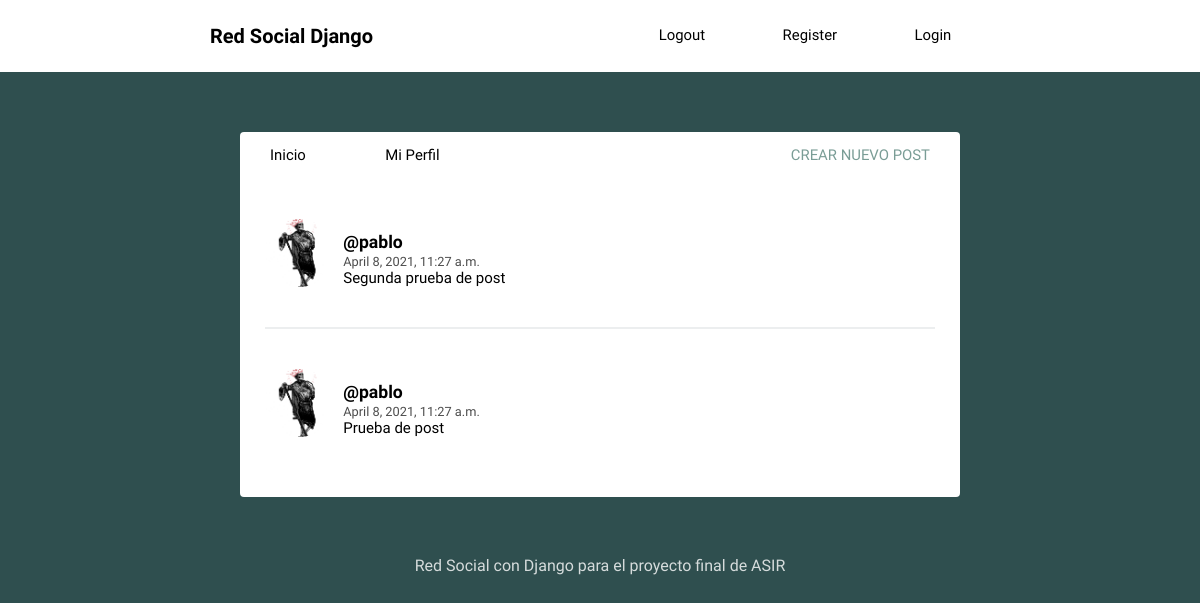
The app's page /, older data.
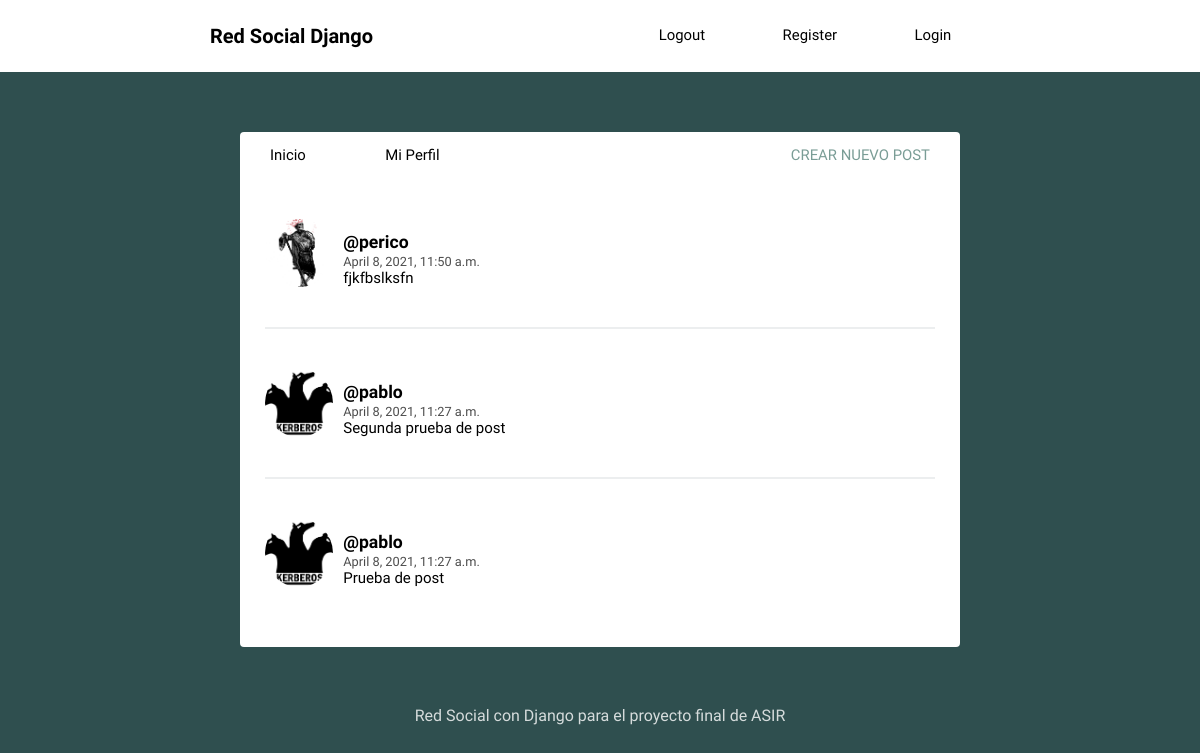
The same page, newer data.
### social/models.py (models this page shows, shortened)
class Post(models.Model):
	user = models.ForeignKey(User, on_delete=models.CASCADE, related_name='posts') #con el related name asociamos todos los posts que tiene un usuario, por asi decirlo es como añadir una fila post a la tabla de usuarios
	timestamp = models.DateTimeField(default=timezone.now) #fecha de creacion del post
	content = models.TextField()
	class Meta:
		ordering = ['-timestamp'] #Clase meta sirve para saber como se comporta la clase Post, con esto ordenamos Post, el - sirve àra que se cree en orden ascendente

class Profile(models.Model):
	user = models.OneToOneField(User, on_delete=models.CASCADE)#Conectaos esta fila a la tabla Usuarios de los modelos por defecto de django
	imagenes = models.ImageField(default='foto_perfil.png')

### social/views.py (the view)
# urls.py: path('', views.feed, name='feed'),
def feed(request):
	posts = Post.objects.all()
	context = {'posts': posts}
	return render(request, 'social/feed.html', context)

### social/templates/social/feed.html (shortened to what this page needs)
{% extends 'social/layout.html' %}
{% block content %}
{% for post in posts %}
<article>
    <div class="container-article">
        <img src="{{ post.user.profile.imagenes.url }}">
        <div>
            <h2 class="username"><a href="#">@{{ post.user.username }}</a></h2>
            <time data-time="#">{{ post.timestamp }}</time>
            <div class="post">{{ post.content }}</div>
        </div>
    </div>
</article>
{% endfor %}
{% endblock %}

### social/templates/social/layout.html (shortened to what this page needs)
<!DOCTYPE html>
{% load static %}
<html>
<head>
	<link rel="stylesheet" type="text/css" href="{% static 'normalize.css' %}">
	<link rel="stylesheet" type="text/css" href="{% static 'style.css' %}">
</head>
<body>
	<header class="main-head">
		<nav class="main">
			<h1 id="logo">Red Social Django</h1>
			<ul>
				<li><a href="#">Logout</a></li>
				<li><a href="#">Register</a></li>
				<li><a href="#">Login</a></li>
			</ul>
		</nav>
	</header>
	<div class="main">
		<nav class="second-nav">
			<a class="feed" href="#">Inicio</a>
			<a class="profile" href="#">Mi Perfil</a>
			<a class="new" href="#">Crear nuevo post</a>
		</nav>
		{% block content %}
		{% endblock content %}
	</div>
	<footer>
		<div class="row">
			<p>Red Social con Django para el proyecto final de ASIR</p>
		</div>
	</footer>
</body>
</html>

### social/static/style.css (style rules this page uses)
body { background: #2F4F4F; font-size: 62.5%; font-family: 'Varela Round', Helvetica, Arial, serif; }
p { font-size: 1rem; }
img { object-fit: cover; }
.main-head { background: white; color: black; }
nav.main { min-height: 7vh; display: flex; width: 65%; margin: auto; align-items: center; padding: 0.5rem; }
nav.main ul { display: flex; flex: 1 1 40rem; justify-content: space-around; align-items: center; list-style: none; }
#logo { flex: 2 1 40rem; }
a { font-size: .93rem; text-decoration: none; color: black; }
.main { background: white; width: 60%; margin: 5% auto; border-radius: 4px; padding-bottom: 20px; }
.second-nav { display: flex; padding: 15px 30px; }
.second-nav .feed { flex: 1 1 30px; }
.second-nav .profile { flex: 1 1 30px; }
.second-nav .new { flex: 6 1 5rem; text-align: right; text-transform: uppercase; color: #7A9D96; }
article { width: 93%; margin: auto; padding: 40px 0; border-bottom: 2px solid #ECEEEF; }
.username { margin-bottom: .2rem; }
.username a { font-size: 1.1rem; }
.container-article { display: flex; }
.container-article img { height: 68px; width: 68px; margin-right: 10px; border-radius: 50%; }
article:last-child { border-bottom: 0; }
time { font-size: .8rem; opacity: .7; }
.post { font-size: .94rem; }
.profile { display: flex; align-items: center; flex-direction: column; }
footer { color: white; text-align: center; font-size: .875em; margin: 40px 0; }
footer p { opacity: .8; }

Row changes from the older to the newer data that the page shows:
added Post: user.profile.imagenes (picture), user.username "perico", timestamp "April 8, 2021, 11:50 a.m.", content "fjkfbslksfn"
changed through a linked row, Post "Segunda prueba de post": user.profile.imagenes: a different picture
changed through a linked row, Post "Prueba de post": user.profile.imagenes: a different picture
